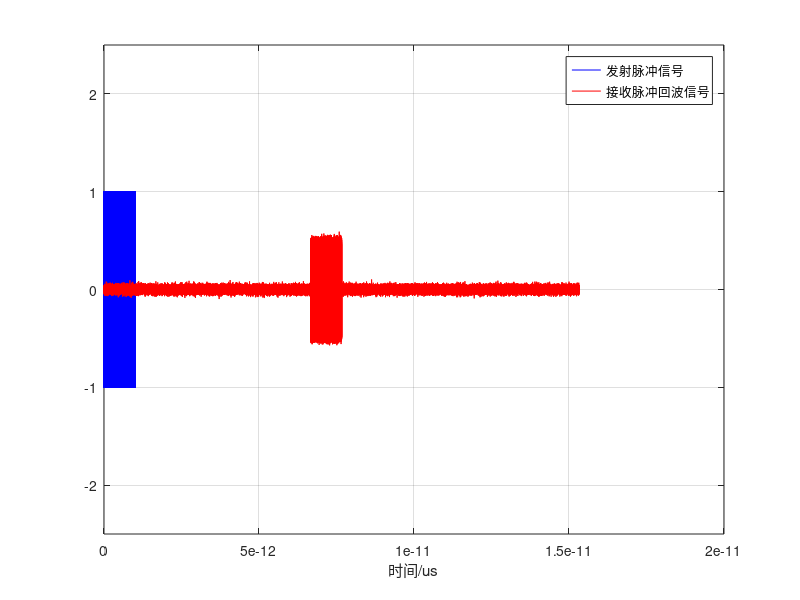
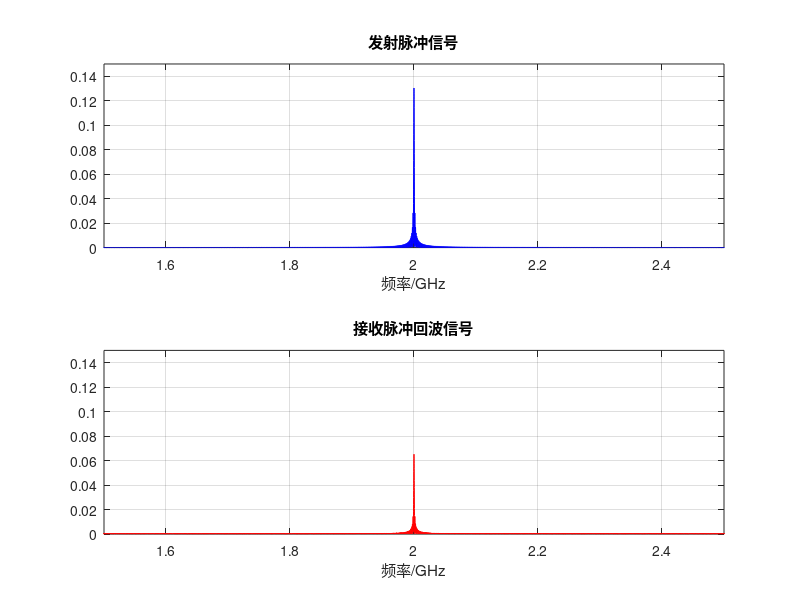

These charts were generated, in order, by the following MATLAB code:
clc,clear,close all
Tp = 1e-6;
f0 = 2e9;
fs = 8e9;
R0 = 1e3;
v = 10;
c = 3e8;
tmax = 2*(2*R0+c*Tp)/(c+2*v);
t = [0:1/fs:tmax];          %仿真时间范围
n = length(t);
x_a = zeros(1,n);
x_a(1:Tp*fs) = 1;
x = x_a.*exp(1j*2*pi*f0.*t);%发射信号
figure;
plot(t/1e6,real(x),'b');
hold on;
ylim([-2.5 2.5]);
y_a = zeros(1,n);
y_a(fs*2*R0/(c+2*v):fs*(2*R0+c*Tp)/(c+2*v)) = 0.5;
y =  y_a.*exp(1j*2*pi*f0*(1+2*v/c).*t);  %接收回波信号
y = awgn(y,30);
plot(t/1e6,real(y),'r');
legend('发射脉冲信号','接收脉冲回波信号')
xlabel('时间/us');
grid on;
x_f = fftshift(fft(x))*2/n;
y_f = fftshift(fft(y))*2/n;
f = (-n/2:n/2-1)*fs/n;
figure;
subplot(2,1,1);
plot(f*1e-9,abs(x_f),'b');
xlabel('频率/GHz');
grid on;
xlim([1.5 2.5]);
ylim([0,0.15]);
title('发射脉冲信号');
subplot(2,1,2);
plot(f*1e-9,abs(y_f),'r');
xlabel('频率/GHz');
xlim([1.5 2.5]);
ylim([0,0.15]);
grid on;
title('接收脉冲回波信号');